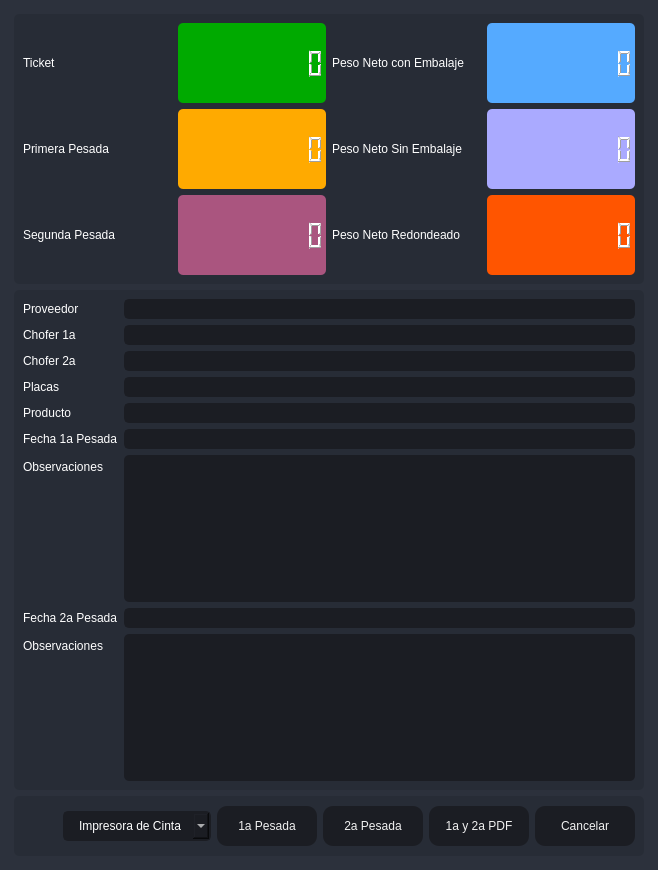
       <widget class="QFrame" name="frame_center">
        <property name="sizePolicy">
         <sizepolicy hsizetype="Expanding" vsizetype="Expanding">
          <horstretch>0</horstretch>
          <verstretch>0</verstretch>
         </sizepolicy>
        </property>
        <property name="styleSheet">
         <string notr="true">background-color: rgb(40, 44, 52);</string>
        </property>
        <property name="frameShape">
         <enum>QFrame::NoFrame</enum>
        </property>
        <property name="frameShadow">
         <enum>QFrame::Raised</enum>
        </property>
        <layout class="QHBoxLayout" name="horizontalLayout_2">
         <property name="spacing">
          <number>0</number>
         </property>
         <property name="leftMargin">
          <number>0</number>
         </property>
         <property name="topMargin">
          <number>0</number>
         </property>
         <property name="rightMargin">
          <number>0</number>
         </property>
         <property name="bottomMargin">
          <number>0</number>
         </property>
         <item>
          <widget class="QFrame" name="frame_content_right">
           <property name="styleSheet">
            <string notr="true">background-color: rgb(44, 49, 60);</string>
           </property>
           <property name="frameShape">
            <enum>QFrame::NoFrame</enum>
           </property>
           <property name="frameShadow">
            <enum>QFrame::Raised</enum>
           </property>
           <layout class="QVBoxLayout" name="verticalLayout_4">
            <property name="spacing">
             <number>0</number>
            </property>
            <property name="leftMargin">
             <number>0</number>
            </property>
            <property name="topMargin">
             <number>0</number>
            </property>
            <property name="rightMargin">
             <number>0</number>
            </property>
            <property name="bottomMargin">
             <number>0</number>
            </property>
            <item>
             <widget class="QFrame" name="frame_content">
              <property name="frameShape">
               <enum>QFrame::NoFrame</enum>
              </property>
              <property name="frameShadow">
               <enum>QFrame::Raised</enum>
              </property>
              <layout class="QVBoxLayout" name="verticalLayout_9">
               <property name="spacing">
                <number>0</number>
               </property>
               <property name="leftMargin">
                <number>5</number>
               </property>
               <property name="topMargin">
                <number>5</number>
               </property>
               <property name="rightMargin">
                <number>5</number>
               </property>
               <property name="bottomMargin">
                <number>5</number>
               </property>
               <item>
                <widget class="QStackedWidget" name="stackedWidget">
                 <property name="styleSheet">
                  <string notr="true">background: transparent;</string>
                 </property>
                 <property name="currentIndex">
                  <number>0</number>
                 </property>
                 <widget class="QWidget" name="page_home">
                  <layout class="QVBoxLayout" name="verticalLayout_10">
                   <item>
                    <widget class="QFrame" name="frame">
                     <property name="minimumSize">
                      <size>
                       <width>0</width>
                       <height>270</height>
                      </size>
                     </property>
                     <property name="maximumSize">
                      <size>
                       <width>16777215</width>
                       <height>270</height>
                      </size>
                     </property>
                     <property name="styleSheet">
                      <string notr="true">background-color: rgb(39, 44, 54);
border-radius: 5px;</string>
                     </property>
                     <property name="frameShape">
                      <enum>QFrame::StyledPanel</enum>
                     </property>
                     <property name="frameShadow">
                      <enum>QFrame::Raised</enum>
                     </property>
                     <layout class="QHBoxLayout" name="horizontalLayout_6">
                      <item>
                       <layout class="QGridLayout" name="gridLayout_2">
                        <item row="1" column="2">
                         <widget class="QLabel" name="label_5">
                          <property name="styleSheet">
                           <string notr="true">color: rgb(255, 255, 255);
font: 75 12pt &quot;MS Shell Dlg 2&quot;;</string>
                          </property>
                          <property name="text">
                           <string>Peso Neto Sin Embalaje</string>
                          </property>
                         </widget>
                        </item>
                        <item row="1" column="1">
                         <widget class="QLCDNumber" name="lcdNumber_3">
                          <property name="styleSheet">
                           <string notr="true">color: rgb(255, 255, 255);
background-color: rgb(255, 170, 0);</string>
                          </property>
                          <property name="digitCount">
                           <number>10</number>
                          </property>
                         </widget>
                        </item>
                        <item row="1" column="3">
                         <widget class="QLCDNumber" name="lcdNumber_4">
                          <property name="styleSheet">
                           <string notr="true">color: rgb(255, 255, 255);
background-color: rgb(170, 170, 255);</string>
                          </property>
                          <property name="digitCount">
                           <number>10</number>
                          </property>
                         </widget>
                        </item>
                        <item row="0" column="3">
                         <widget class="QLCDNumber" name="lcdNumber_1">
                          <property name="styleSheet">
                           <string notr="true">color: rgb(255, 255, 255);
background-color: rgb(85, 170, 255);</string>
                          </property>
                          <property name="digitCount">
                           <number>10</number>
                          </property>
                         </widget>
                        </item>
                        <item row="2" column="3">
                         <widget class="QLCDNumber" name="lcdNumber_6">
                          <property name="styleSheet">
                           <string notr="true">color: rgb(255, 255, 255);
background-color: rgb(255, 85, 0);</string>
                          </property>
                          <property name="digitCount">
                           <number>10</number>
                          </property>
                         </widget>
                        </item>
                        <item row="0" column="0">
                         <widget class="QLabel" name="label_2">
                          <property name="styleSheet">
                           <string notr="true">color: rgb(255, 255, 255);
font: 75 12pt &quot;MS Shell Dlg 2&quot;;</string>
                          </property>
                          <property name="text">
                           <string>Ticket</string>
                          </property>
                         </widget>
                        </item>
                        <item row="1" column="0">
                         <widget class="QLabel" name="label_4">
                          <property name="styleSheet">
                           <string notr="true">color: rgb(255, 255, 255);
font: 75 12pt &quot;MS Shell Dlg 2&quot;;</string>
                          </property>
                          <property name="text">
                           <string>Primera Pesada</string>
                          </property>
                         </widget>
                        </item>
                        <item row="0" column="1">
                         <widget class="QLCDNumber" name="lcdNumber_9">
                          <property name="styleSheet">
                           <string notr="true">color: rgb(255, 255, 255);
background-color: rgb(0, 170, 0);</string>
                          </property>
                          <property name="digitCount">
                           <number>10</number>
                          </property>
                         </widget>
                        </item>
                        <item row="2" column="0">
                         <widget class="QLabel" name="label_6">
                          <property name="styleSheet">
                           <string notr="true">color: rgb(255, 255, 255);
font: 75 12pt &quot;MS Shell Dlg 2&quot;;</string>
                          </property>
                          <property name="text">
                           <string>Segunda Pesada</string>
                          </property>
                         </widget>
                        </item>
                        <item row="0" column="2">
                         <widget class="QLabel" name="label_3">
                          <property name="styleSheet">
                           <string notr="true">color: rgb(255, 255, 255);
font: 75 12pt &quot;MS Shell Dlg 2&quot;;</string>
                          </property>
                          <property name="text">
                           <string>Peso Neto con Embalaje</string>
                          </property>
                         </widget>
                        </item>
                        <item row="2" column="2">
                         <widget class="QLabel" name="label_7">
                          <property name="styleSheet">
                           <string notr="true">color: rgb(255, 255, 255);
font: 75 12pt &quot;MS Shell Dlg 2&quot;;</string>
                          </property>
                          <property name="text">
                           <string>Peso Neto Redondeado</string>
                          </property>
                         </widget>
                        </item>
                        <item row="2" column="1">
                         <widget class="QLCDNumber" name="lcdNumber_7">
                          <property name="styleSheet">
                           <string notr="true">color: rgb(255, 255, 255);
background-color: rgb(170, 85, 127);</string>
                          </property>
                          <property name="digitCount">
                           <number>10</number>
                          </property>
                         </widget>
                        </item>
                       </layout>
                      </item>
                     </layout>
                    </widget>
                   </item>
                   <item>
                    <widget class="QFrame" name="frame_3">
                     <property name="minimumSize">
                      <size>
                       <width>0</width>
                       <height>160</height>
                      </size>
                     </property>
                     <property name="maximumSize">
                      <size>
                       <width>16777215</width>
                       <height>500</height>
                      </size>
                     </property>
                     <property name="styleSheet">
                      <string notr="true">background-color: rgb(39, 44, 54);
border-radius: 5px;</string>
                     </property>
                     <property name="frameShape">
                      <enum>QFrame::StyledPanel</enum>
                     </property>
                     <property name="frameShadow">
                      <enum>QFrame::Raised</enum>
                     </property>
                     <layout class="QVBoxLayout" name="verticalLayout_5">
                      <item>
                       <layout class="QFormLayout" name="formLayout">
                        <item row="0" column="0">
                         <widget class="QLabel" name="label_8">
                          <property name="styleSheet">
                           <string notr="true">color: rgb(255, 255, 255);
font: 75 12pt &quot;MS Shell Dlg 2&quot;;</string>
                          </property>
                          <property name="text">
                           <string>Proveedor</string>
                          </property>
                         </widget>
                        </item>
                        <item row="0" column="1">
                         <widget class="QLineEdit" name="Proveedor">
                          <property name="styleSheet">
                           <string notr="true">QLineEdit {
	background-color: rgb(27, 29, 35);
	border-radius: 5px;
	border: 2px solid rgb(27, 29, 35);
	padding-left: 10px;
	font: 75 12pt &quot;MS Shell Dlg 2&quot;;
	color: rgb(255, 255, 255);
}
QLineEdit:hover {
	border: 2px solid rgb(64, 71, 88);
}
QLineEdit:focus {
	border: 2px solid rgb(91, 101, 124);
}</string>
                          </property>
                          <property name="readOnly">
                           <bool>true</bool>
                          </property>
                         </widget>
                        </item>
                        <item row="1" column="0">
                         <widget class="QLabel" name="label_9">
                          <property name="styleSheet">
                           <string notr="true">color: rgb(255, 255, 255);
font: 75 12pt &quot;MS Shell Dlg 2&quot;;</string>
                          </property>
                          <property name="text">
                           <string>Chofer 1a</string>
                          </property>
                         </widget>
                        </item>
                        <item row="1" column="1">
                         <widget class="QLineEdit" name="Operador">
                          <property name="styleSheet">
                           <string notr="true">QLineEdit {
	background-color: rgb(27, 29, 35);
	border-radius: 5px;
	border: 2px solid rgb(27, 29, 35);
	padding-left: 10px;
	font: 75 12pt &quot;MS Shell Dlg 2&quot;;
	color: rgb(255, 255, 255);
}
QLineEdit:hover {
	border: 2px solid rgb(64, 71, 88);
}
QLineEdit:focus {
	border: 2px solid rgb(91, 101, 124);
}</string>
                          </property>
                          <property name="readOnly">
                           <bool>true</bool>
                          </property>
                         </widget>
                        </item>
                        <item row="3" column="0">
                         <widget class="QLabel" name="label_10">
                          <property name="styleSheet">
                           <string notr="true">color: rgb(255, 255, 255);
font: 75 12pt &quot;MS Shell Dlg 2&quot;;</string>
                          </property>
                          <property name="text">
                           <string>Placas</string>
                          </property>
                         </widget>
                        </item>
                        <item row="3" column="1">
                         <widget class="QLineEdit" name="Placas">
                          <property name="styleSheet">
                           <string notr="true">QLineEdit {
	background-color: rgb(27, 29, 35);
	border-radius: 5px;
	border: 2px solid rgb(27, 29, 35);
	padding-left: 10px;
	font: 75 12pt &quot;MS Shell Dlg 2&quot;;
	color: rgb(255, 255, 255);
}
QLineEdit:hover {
	border: 2px solid rgb(64, 71, 88);
}
QLineEdit:focus {
	border: 2px solid rgb(91, 101, 124);
}</string>
                          </property>
                          <property name="readOnly">
                           <bool>true</bool>
                          </property>
                         </widget>
                        </item>
                        <item row="4" column="0">
                         <widget class="QLabel" name="label_11">
                          <property name="styleSheet">
                           <string notr="true">color: rgb(255, 255, 255);
font: 75 12pt &quot;MS Shell Dlg 2&quot;;</string>
                          </property>
                          <property name="text">
                           <string>Producto</string>
                          </property>
                         </widget>
                        </item>
                        <item row="4" column="1">
                         <widget class="QLineEdit" name="Producto">
                          <property name="styleSheet">
                           <string notr="true">QLineEdit {
	background-color: rgb(27, 29, 35);
	border-radius: 5px;
	border: 2px solid rgb(27, 29, 35);
	padding-left: 10px;
	font: 75 12pt &quot;MS Shell Dlg 2&quot;;
	color: rgb(255, 255, 255);
}
QLineEdit:hover {
	border: 2px solid rgb(64, 71, 88);
}
QLineEdit:focus {
	border: 2px solid rgb(91, 101, 124);
}</string>
                          </property>
                          <property name="readOnly">
                           <bool>true</bool>
                          </property>
                         </widget>
                        </item>
                        <item row="5" column="0">
                         <widget class="QLabel" name="label_12">
                          <property name="styleSheet">
                           <string notr="true">color: rgb(255, 255, 255);
font: 75 12pt &quot;MS Shell Dlg 2&quot;;</string>
                          </property>
                          <property name="text">
                           <string>Fecha 1a Pesada</string>
                          </property>
                         </widget>
                        </item>
                        <item row="5" column="1">
                         <widget class="QLineEdit" name="EFecha">
                          <property name="styleSheet">
                           <string notr="true">QLineEdit {
	background-color: rgb(27, 29, 35);
	border-radius: 5px;
	border: 2px solid rgb(27, 29, 35);
	padding-left: 10px;
	font: 75 12pt &quot;MS Shell Dlg 2&quot;;
	color: rgb(255, 255, 255);
}
QLineEdit:hover {
	border: 2px solid rgb(64, 71, 88);
}
QLineEdit:focus {
	border: 2px solid rgb(91, 101, 124);
}</string>
                          </property>
                          <property name="readOnly">
                           <bool>true</bool>
                          </property>
                         </widget>
                        </item>
                        <item row="6" column="0">
                         <widget class="QLabel" name="label_13">
                          <property name="styleSheet">
                           <string notr="true">color: rgb(255, 255, 255);
font: 75 12pt &quot;MS Shell Dlg 2&quot;;</string>
                          </property>
                          <property name="text">
                           <string>Observaciones</string>
                          </property>
                         </widget>
                        </item>
                        <item row="6" column="1">
                         <widget class="QPlainTextEdit" name="ObservacionesCompra">
                          <property name="styleSheet">
                           <string notr="true">QPlainTextEdit {
	background-color: rgb(27, 29, 35);
	border-radius: 5px;
	padding: 10px;
    color: rgb(255, 255, 255);
	font: 75 12pt &quot;MS Shell Dlg 2&quot;;
}
QPlainTextEdit:hover {
	border: 2px solid rgb(64, 71, 88);
}
QPlainTextEdit:focus {
	border: 2px solid rgb(91, 101, 124);
}</string>
                          </property>
                          <property name="readOnly">
                           <bool>true</bool>
                          </property>
                         </widget>
                        </item>
                        <item row="7" column="0">
                         <widget class="QLabel" name="label_14">
                          <property name="styleSheet">
                           <string notr="true">color: rgb(255, 255, 255);
font: 75 12pt &quot;MS Shell Dlg 2&quot;;</string>
                          </property>
                          <property name="text">
                           <string>Fecha 2a Pesada</string>
                          </property>
                         </widget>
                        </item>
                        <item row="7" column="1">
                         <widget class="QLineEdit" name="SFecha">
                          <property name="styleSheet">
                           <string notr="true">QLineEdit {
	background-color: rgb(27, 29, 35);
	border-radius: 5px;
	border: 2px solid rgb(27, 29, 35);
	padding-left: 10px;
	font: 75 12pt &quot;MS Shell Dlg 2&quot;;
	color: rgb(255, 255, 255);
}
QLineEdit:hover {
	border: 2px solid rgb(64, 71, 88);
}
QLineEdit:focus {
	border: 2px solid rgb(91, 101, 124);
}</string>
                          </property>
                          <property name="readOnly">
                           <bool>true</bool>
                          </property>
                         </widget>
                        </item>
                        <item row="8" column="0">
                         <widget class="QLabel" name="label_15">
                          <property name="styleSheet">
                           <string notr="true">color: rgb(255, 255, 255);
font: 75 12pt &quot;MS Shell Dlg 2&quot;;</string>
                          </property>
                          <property name="text">
                           <string>Observaciones</string>
                          </property>
                         </widget>
                        </item>
                        <item row="8" column="1">
                         <widget class="QPlainTextEdit" name="ObservacionesCompra2">
                          <property name="styleSheet">
                           <string notr="true">QPlainTextEdit {
	background-color: rgb(27, 29, 35);
	border-radius: 5px;
	padding: 10px;
    color: rgb(255, 255, 255);
	font: 75 12pt &quot;MS Shell Dlg 2&quot;;
}
QPlainTextEdit:hover {
	border: 2px solid rgb(64, 71, 88);
}
QPlainTextEdit:focus {
	border: 2px solid rgb(91, 101, 124);
}</string>
                          </property>
                          <property name="lineWrapMode">
                           <enum>QPlainTextEdit::WidgetWidth</enum>
                          </property>
                          <property name="readOnly">
                           <bool>true</bool>
                          </property>
                         </widget>
                        </item>
                        <item row="2" column="0">
                         <widget class="QLabel" name="label_16">
                          <property name="styleSheet">
                           <string notr="true">color: rgb(255, 255, 255);
font: 75 12pt &quot;MS Shell Dlg 2&quot;;</string>
                          </property>
                          <property name="text">
                           <string>Chofer 2a</string>
                          </property>
                         </widget>
                        </item>
                        <item row="2" column="1">
                         <widget class="QLineEdit" name="Operador2a">
                          <property name="styleSheet">
                           <string notr="true">QLineEdit {
	background-color: rgb(27, 29, 35);
	border-radius: 5px;
	border: 2px solid rgb(27, 29, 35);
	padding-left: 10px;
	font: 75 12pt &quot;MS Shell Dlg 2&quot;;
	color: rgb(255, 255, 255);
}
QLineEdit:hover {
	border: 2px solid rgb(64, 71, 88);
}
QLineEdit:focus {
	border: 2px solid rgb(91, 101, 124);
}</string>
                          </property>
                          <property name="readOnly">
                           <bool>true</bool>
                          </property>
                         </widget>
                        </item>
                       </layout>
                      </item>
                     </layout>
                    </widget>
                   </item>
                   <item>
                    <widget class="QFrame" name="frame_2">
                     <property name="minimumSize">
                      <size>
                       <width>0</width>
                       <height>60</height>
                      </size>
                     </property>
                     <property name="maximumSize">
                      <size>
                       <width>16777215</width>
                       <height>60</height>
                      </size>
                     </property>
                     <property name="styleSheet">
                      <string notr="true">background-color: rgb(39, 44, 54);
border-radius: 5px;</string>
                     </property>
                     <property name="frameShape">
                      <enum>QFrame::StyledPanel</enum>
                     </property>
                     <property name="frameShadow">
                      <enum>QFrame::Raised</enum>
                     </property>
                     <layout class="QHBoxLayout" name="horizontalLayout_9">
                      <item>
                       <layout class="QGridLayout" name="gridLayout">
                        <item row="0" column="2">
                         <widget class="QPushButton" name="btn_guardar">
                          <property name="minimumSize">
                           <size>
                            <width>100</width>
                            <height>40</height>
                           </size>
                          </property>
                          <property name="styleSheet">
                           <string notr="true">QPushButton {
	border-color: rgb(27, 29, 35);
	font: 75 10pt &quot;MS Shell Dlg 2&quot;;
	color: rgb(240, 240, 240);
	background-color: rgb(27, 29, 35);
	border: 0px solid;
	border-radius: 10px;	
}
QPushButton:hover {
	background-color:rgb(44, 49, 60);
	border-color: rgb(27, 29, 35);
	border: 2px solid;
}</string>
                          </property>
                          <property name="text">
                           <string>1a Pesada</string>
                          </property>
                         </widget>
                        </item>
                        <item row="0" column="0">
                         <spacer name="horizontalSpacer">
                          <property name="orientation">
                           <enum>Qt::Horizontal</enum>
                          </property>
                          <property name="sizeHint" stdset="0">
                           <size>
                            <width>40</width>
                            <height>20</height>
                           </size>
                          </property>
                         </spacer>
                        </item>
                        <item row="0" column="5">
                         <widget class="QPushButton" name="btnr">
                          <property name="minimumSize">
                           <size>
                            <width>100</width>
                            <height>40</height>
                           </size>
                          </property>
                          <property name="styleSheet">
                           <string notr="true">QPushButton {
	border-color: rgb(27, 29, 35);
	font: 75 10pt &quot;MS Shell Dlg 2&quot;;
	color: rgb(240, 240, 240);
	background-color: rgb(27, 29, 35);
	border: 0px solid;
	border-radius: 10px;	
}
QPushButton:hover {
	background-color:rgb(44, 49, 60);
	border-color: rgb(27, 29, 35);
	border: 2px solid;
}</string>
                          </property>
                          <property name="text">
                           <string>Cancelar</string>
                          </property>
                         </widget>
                        </item>
                        <item row="0" column="3">
                         <widget class="QPushButton" name="btn_guardar2">
                          <property name="minimumSize">
                           <size>
                            <width>100</width>
                            <height>40</height>
                           </size>
                          </property>
                          <property name="styleSheet">
                           <string notr="true">QPushButton {
	border-color: rgb(27, 29, 35);
	font: 75 10pt &quot;MS Shell Dlg 2&quot;;
	color: rgb(240, 240, 240);
	background-color: rgb(27, 29, 35);
	border: 0px solid;
	border-radius: 10px;	
}
QPushButton:hover {
	background-color:rgb(44, 49, 60);
	border-color: rgb(27, 29, 35);
	border: 2px solid;
}</string>
                          </property>
                          <property name="text">
                           <string>2a Pesada</string>
                          </property>
                         </widget>
                        </item>
                        <item row="0" column="1">
                         <widget class="QComboBox" name="comboBox_impresora">
                          <property name="styleSheet">
                           <string notr="true">QComboBox{
	background-color: rgb(27, 29, 35);
	border-radius: 5px;
	border: 2px solid rgb(27, 29, 35);
	padding: 5px;
	padding-left: 14px;
	color: rgb(255, 255, 255);
    font: 75 12pt &quot;MS Shell Dlg 2&quot;;
}
QComboBox:hover{
	border: 2px solid rgb(64, 71, 88);
}
QComboBox QAbstractItemView {
	color: rgb(85, 170, 255);	
	background-color: rgb(27, 29, 35);
	padding: 10px;
	selection-background-color: rgb(39, 44, 54);
}</string>
                          </property>
                          <item>
                           <property name="text">
                            <string>Impresora de Cinta</string>
                           </property>
                          </item>
                          <item>
                           <property name="text">
                            <string>Impresora Windows</string>
                           </property>
                          </item>
                         </widget>
                        </item>
                        <item row="0" column="4">
                         <widget class="QPushButton" name="btn_1a2a">
                          <property name="minimumSize">
                           <size>
                            <width>100</width>
                            <height>40</height>
                           </size>
                          </property>
                          <property name="styleSheet">
                           <string notr="true">QPushButton {
	border-color: rgb(27, 29, 35);
	font: 75 10pt &quot;MS Shell Dlg 2&quot;;
	color: rgb(240, 240, 240);
	background-color: rgb(27, 29, 35);
	border: 0px solid;
	border-radius: 10px;	
}
QPushButton:hover {
	background-color:rgb(44, 49, 60);
	border-color: rgb(27, 29, 35);
	border: 2px solid;
}</string>
                          </property>
                          <property name="text">
                           <string>1a y 2a PDF</string>
                          </property>
                         </widget>
                        </item>
                       </layout>
                      </item>
                     </layout>
                    </widget>
                   </item>
                  </layout>
                 </widget>
                </widget>
               </item>
              </layout>
             </widget>
            </item>
           </layout>
          </widget>
         </item>
        </layout>
       </widget>
